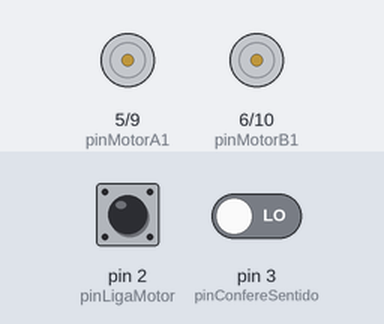
The sketch below on a simulated Arduino Uno, built with avr-gcc and run on an emulated ATmega328P. Shown: motor-driver pin pairs drawn as motors (green arrow = first pin HIGH = forward, orange = second pin HIGH = backward, longer = more drive). Inputs (shaded band) come from the test bench; at power-on: pin 2 (pinLigaMotor) LOW, pin 3 (pinConfereSentido) LOW.

Above: at 0.1 s.
At 1.01 s:
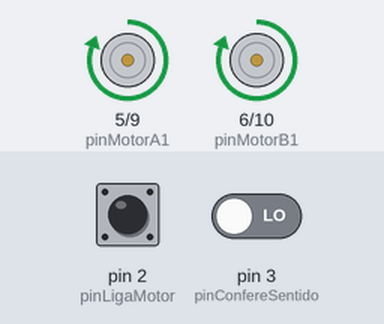
Timing chart, 0 to 1.1 s (numbered marks = the images above; inputs shaded):
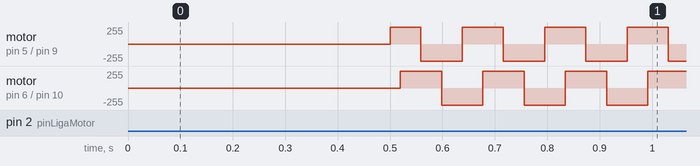

The sketch:

unoRodas.ino
```cpp
// ==================================================================================================
// --- Definindo as funções ---
  // MOTOR
  void desliga();
  void confereSentido();
  void microPasso();
// ==================================================================================================

////////////////////////////////////////////////////////////////////////////////
// MOTOR
int pinMotorA1 = 5, pinMotorA2 = 9, pinMotorB1 = 6, pinMotorB2 = 10;
int pinConfereSentido = 3, pinLigaMotor = 2;
void desliga(){
  digitalWrite(pinMotorA1,LOW);
  digitalWrite(pinMotorB1,LOW);
  digitalWrite(pinMotorA2,LOW);
  digitalWrite(pinMotorB2,LOW);
}// desliga motor

bool Up = HIGH, clockWise = HIGH, clockWiseLast = HIGH, trocou = false, andar = HIGH;
void confereSentido(){
  if(digitalRead(pinLigaMotor) == HIGH){
    andar = HIGH;
    clockWise = digitalRead(pinConfereSentido);
    if(clockWiseLast != clockWise){
      Up = !Up;
      clockWiseLast = clockWise;
      //Serial.println("trocou");
      trocou = true;
    }
  }
  else  andar = LOW;
}// confereSentido

bool first = true;
byte passo = 0, passo1 = 8, passo2 = 1;
int microStep = 1, PWM = 0 + microStep, PWMToPin = 0, PWMPin = 0, i = 1, lastPin = 5, delayMicroPasso = 50;
void microPasso(){
  if(digitalRead(lastPin) == LOW)digitalWrite(lastPin,HIGH);
  switch(i){
    case 1: PWMPin = pinMotorB1; break;
    case 2: PWMPin = pinMotorA1; break;
    case 3: PWMPin = pinMotorA2; break;
    case 4: PWMPin = pinMotorB1; break;
    case 5: PWMPin = pinMotorB2; break;
    case 6: PWMPin = pinMotorA2; break;
    case 7: PWMPin = pinMotorA1; break;
    case 8: PWMPin = pinMotorB2; break;
  }
  for(int j = 0; j < (256/microStep); j++){
    if(Up == HIGH)PWM = (j+1)*microStep;
    if(Up == LOW)PWM = 256-((j+1)*microStep);
    if(trocou == true){ trocou = false; PWM = 256;}
    PWMToPin = PWM;
    if(PWMToPin == 256) PWMToPin = 255;
    analogWrite(PWMPin, PWMToPin);
//    Serial.print(Up);
//    Serial.print(" : ");
//    Serial.print(lastPin);
//    Serial.print(" : ");
//    Serial.print(PWMToPin);
//    Serial.print(" : ");
//    Serial.print(PWMPin);
//    Serial.print(" : ");
//    Serial.println(i);
    delayMicroseconds(delayMicroPasso*microStep); //delayMicroPasso*microStep para manter aa velocidade constante, independente do micropasso
    if(PWM >= 256 && Up == HIGH){ lastPin = PWMPin; Up = LOW; break;}
    if(PWM <= 0 && Up == LOW){  Up = HIGH; break;}
  }
  clockWise == HIGH ? i++ : i--;
  if(i == 0)  i = 8;
  if(i == 9)  i = 1;
}//microPasso
////////////////////////////////////////////////////////////////////////////////

void setup(){
  pinMode(pinMotorA1, OUTPUT);
  pinMode(pinMotorB1, OUTPUT);
  pinMode(pinMotorA2, OUTPUT);
  pinMode(pinMotorB2, OUTPUT);
  pinMode(pinConfereSentido, INPUT);
  attachInterrupt(digitalPinToInterrupt(pinLigaMotor), confereSentido, CHANGE);
  delay(500);
}

void loop(){
  andar == HIGH ? microPasso() : desliga();
}//loop
```

Measured:
- by itself, motor on pin 5 (pinMotorA1) / pin 9 (pinMotorA2), motor on pin 6 (pinMotorB1) / pin 10 (pinMotorB2): alternates forward 255/255 for 0.08 s and backward 255/255 for 0.08 s
